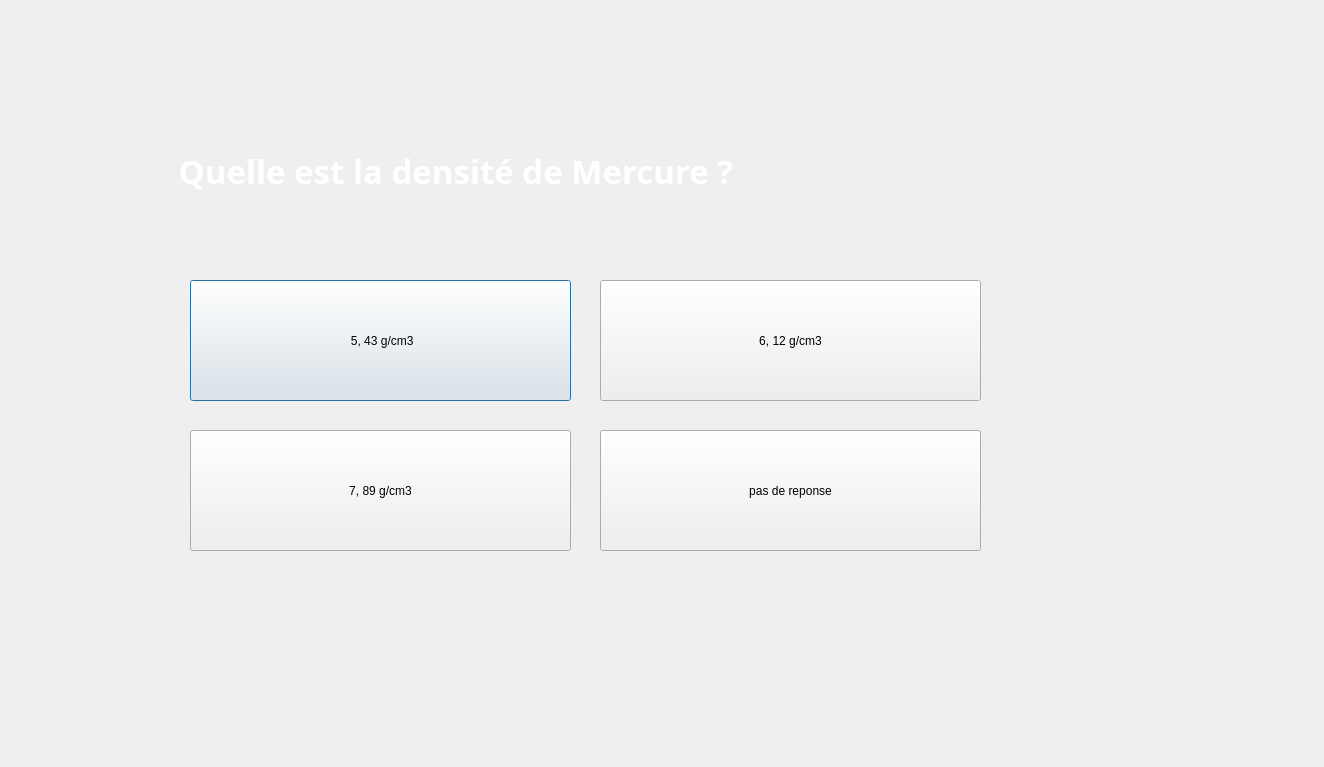
<?xml version="1.0" encoding="UTF-8"?>
<ui version="4.0">
 <class>Dialog27</class>
 <widget class="QDialog" name="Dialog27">
  <property name="geometry">
   <rect>
    <x>0</x>
    <y>0</y>
    <width>1324</width>
    <height>767</height>
   </rect>
  </property>
  <property name="windowTitle">
   <string>Dialog</string>
  </property>
  <widget class="QLabel" name="label">
   <property name="geometry">
    <rect>
     <x>170</x>
     <y>140</y>
     <width>841</width>
     <height>61</height>
    </rect>
   </property>
   <property name="font">
    <font>
     <family>Segoe Script</family>
     <pointsize>25</pointsize>
     <italic>false</italic>
     <bold>true</bold>
    </font>
   </property>
   <property name="styleSheet">
    <string notr="true">font: 700 25pt &quot;Segoe Script&quot;;
color: rgb(255, 255, 255);</string>
   </property>
   <property name="text">
    <string> Quelle est la densité de Mercure ?</string>
   </property>
  </widget>
  <widget class="QPushButton" name="pushButton">
   <property name="geometry">
    <rect>
     <x>190</x>
     <y>280</y>
     <width>381</width>
     <height>121</height>
    </rect>
   </property>
   <property name="text">
    <string> 5, 43 g/cm3</string>
   </property>
  </widget>
  <widget class="QPushButton" name="pushButton_2">
   <property name="geometry">
    <rect>
     <x>600</x>
     <y>280</y>
     <width>381</width>
     <height>121</height>
    </rect>
   </property>
   <property name="text">
    <string>6, 12 g/cm3</string>
   </property>
  </widget>
  <widget class="QPushButton" name="pushButton_3">
   <property name="geometry">
    <rect>
     <x>190</x>
     <y>430</y>
     <width>381</width>
     <height>121</height>
    </rect>
   </property>
   <property name="text">
    <string>7, 89 g/cm3</string>
   </property>
  </widget>
  <widget class="QPushButton" name="pushButton_4">
   <property name="geometry">
    <rect>
     <x>600</x>
     <y>430</y>
     <width>381</width>
     <height>121</height>
    </rect>
   </property>
   <property name="text">
    <string>pas de reponse</string>
   </property>
  </widget>
 </widget>
 <resources/>
 <connections/>
</ui>
